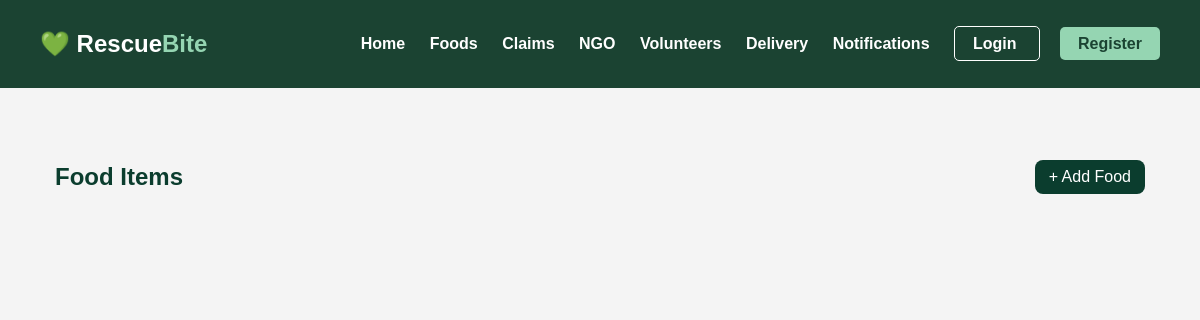
The page /donation/foods/ on the database as committed earlier.
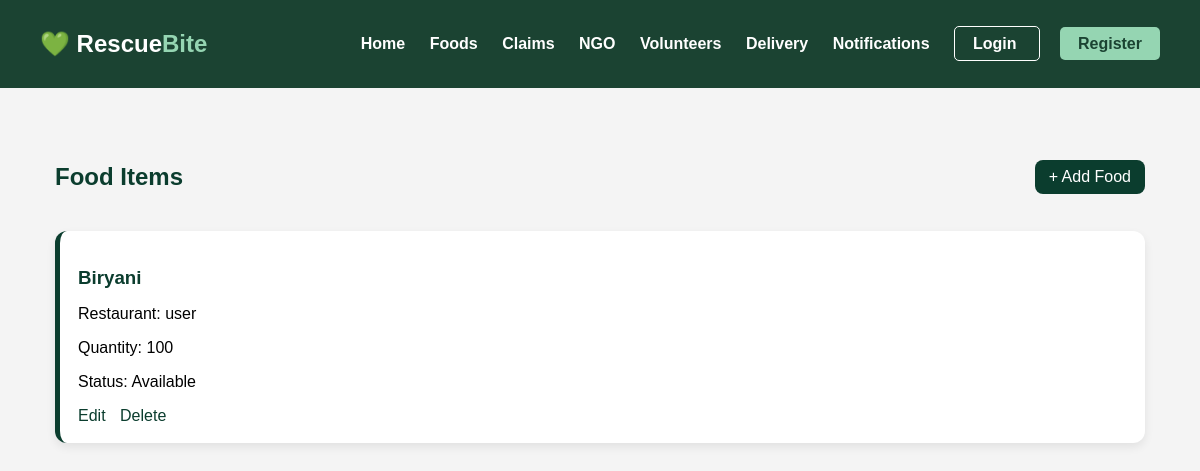
The same page on the database as committed later.
### donation/models.py (models this page shows, shortened)
class FoodItem(models.Model):
    restaurant = models.ForeignKey(User,
                                   on_delete=models.CASCADE)
    food_name = models.CharField(max_length=100)
    quantity = models.IntegerField()
    status = models.CharField(max_length=50,
                              default='Available')

### donation/views.py (the view)
def food_list(request):
    foods = FoodItem.objects.all()
    return render(request,
                  'donation/food_list.html',
                  {'foods': foods})

### donation/templates/donation/food_list.html
{% extends 'base.html' %}
{% block content %}
<div class="food-page">
    <div class="food-header">
        <h2>Food Items</h2>
        <a class="add-btn" href="/donation/create-food/">
            + Add Food
        </a>
    </div>
    <div class="food-grid">
        {% for food in foods %}
        <div class="food-card">
            <h3 class="food-title">{{ food.food_name }}</h3>
            <p>Restaurant: {{ food.restaurant.username }}</p>
            <p>Quantity: {{ food.quantity }}</p>
            <p>Status: {{ food.status }}</p>
            <div class="actions">
                <a href="/donation/update-food/{{ food.id }}/">Edit</a>
                <a href="/donation/delete-food/{{ food.id }}/">Delete</a>
            </div>
        </div>
        {% endfor %}
    </div>
</div>
{% endblock %}

Rows that differ between the two databases and show on the page:
added FoodItem: food_name "Biryani", restaurant.username "user", quantity "100", status "Available"
